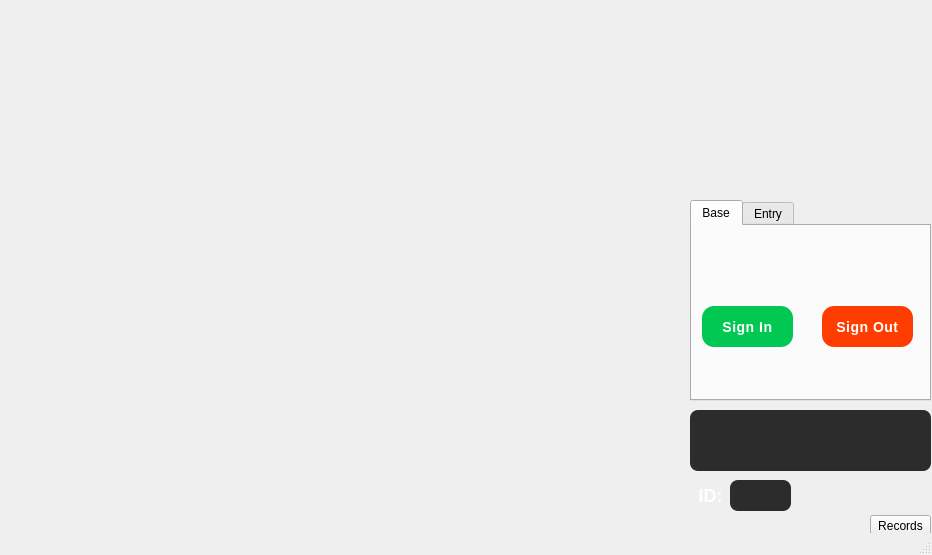
<?xml version="1.0" encoding="UTF-8"?>
<ui version="4.0">
 <class>mainwindow</class>
 <widget class="QMainWindow" name="mainwindow">
  <property name="geometry">
   <rect>
    <x>0</x>
    <y>0</y>
    <width>932</width>
    <height>555</height>
   </rect>
  </property>
  <property name="windowTitle">
   <string>MainWindow</string>
  </property>
  <property name="unifiedTitleAndToolBarOnMac">
   <bool>false</bool>
  </property>
  <widget class="QWidget" name="centralwidget">
   <widget class="QLabel" name="cameralabel">
    <property name="geometry">
     <rect>
      <x>0</x>
      <y>0</y>
      <width>681</width>
      <height>531</height>
     </rect>
    </property>
    <property name="styleSheet">
     <string notr="true">QLabel {
        \\border: 2px solid #4CAF50;
        border-radius: 10px;
        background-color: #1e1e1e;
        padding: 5px;
    }
</string>
    </property>
    <property name="text">
     <string/>
    </property>
    <property name="scaledContents">
     <bool>true</bool>
    </property>
   </widget>
   <widget class="QLabel" name="namelabel">
    <property name="geometry">
     <rect>
      <x>690</x>
      <y>410</y>
      <width>241</width>
      <height>61</height>
     </rect>
    </property>
    <property name="styleSheet">
     <string notr="true">QLabel {
        font-size: 18px;
        font-weight: bold;
        color: white;
        background-color: #2c2c2c;
        padding: 8px;
        border-radius: 8px;
    }</string>
    </property>
    <property name="text">
     <string/>
    </property>
    <property name="alignment">
     <set>Qt::AlignmentFlag::AlignCenter</set>
    </property>
    <property name="wordWrap">
     <bool>true</bool>
    </property>
   </widget>
   <widget class="QLabel" name="logolabel">
    <property name="geometry">
     <rect>
      <x>690</x>
      <y>0</y>
      <width>241</width>
      <height>191</height>
     </rect>
    </property>
    <property name="text">
     <string/>
    </property>
    <property name="pixmap">
     <pixmap>logo.png</pixmap>
    </property>
    <property name="scaledContents">
     <bool>true</bool>
    </property>
   </widget>
   <widget class="QTabWidget" name="tabWidget">
    <property name="geometry">
     <rect>
      <x>690</x>
      <y>200</y>
      <width>241</width>
      <height>201</height>
     </rect>
    </property>
    <property name="currentIndex">
     <number>0</number>
    </property>
    <widget class="QWidget" name="tab">
     <attribute name="title">
      <string>Base</string>
     </attribute>
     <widget class="QLabel" name="datelabel">
      <property name="geometry">
       <rect>
        <x>10</x>
        <y>10</y>
        <width>211</width>
        <height>21</height>
       </rect>
      </property>
      <property name="styleSheet">
       <string notr="true">QLabel {
        font-size: 14px;
        font-weight: bold;
		
        color: white;
}</string>
      </property>
      <property name="text">
       <string/>
      </property>
     </widget>
     <widget class="QLabel" name="timelabel">
      <property name="geometry">
       <rect>
        <x>10</x>
        <y>40</y>
        <width>211</width>
        <height>21</height>
       </rect>
      </property>
      <property name="styleSheet">
       <string notr="true">QLabel {
        font-size: 14px;
        font-weight: bold;
		
        color: white;
}</string>
      </property>
      <property name="text">
       <string/>
      </property>
     </widget>
     <widget class="QPushButton" name="signinbutton">
      <property name="geometry">
       <rect>
        <x>10</x>
        <y>80</y>
        <width>91</width>
        <height>41</height>
       </rect>
      </property>
      <property name="styleSheet">
       <string notr="true">QPushButton {
    background-color: #00c853;
    color: white;
    font-family: &quot;Segoe UI&quot;, &quot;Roboto&quot;, &quot;Poppins&quot;;
    font-size: 14px;
    font-weight: 600;
    border: none;
    border-radius: 12px;
    padding: 12px;
    letter-spacing: 0.5px;
}

QPushButton:hover {
    background-color: #00b248;
}

QPushButton:pressed {
    background-color: #00963f;
}

QPushButton:disabled {
    background-color: #95a5a6;
}</string>
      </property>
      <property name="text">
       <string>Sign In</string>
      </property>
     </widget>
     <widget class="QPushButton" name="signoutbutton">
      <property name="geometry">
       <rect>
        <x>130</x>
        <y>80</y>
        <width>91</width>
        <height>41</height>
       </rect>
      </property>
      <property name="styleSheet">
       <string notr="true">QPushButton {
    background-color: #ff3d00;
    color: white;
    font-family: &quot;Segoe UI&quot;, &quot;Roboto&quot;, &quot;Poppins&quot;;
    font-size: 14px;
    font-weight: 600;
    border: none;
    border-radius: 12px;
    padding: 12px;
    letter-spacing: 0.5px;
}

QPushButton:hover {
    background-color: #e63600;
}

QPushButton:pressed {
    background-color: #c72f00;
}

QPushButton:disabled {
    background-color: #95a5a6;
}</string>
      </property>
      <property name="text">
       <string>Sign Out</string>
      </property>
     </widget>
     <widget class="QLabel" name="statuslabel">
      <property name="geometry">
       <rect>
        <x>20</x>
        <y>140</y>
        <width>201</width>
        <height>20</height>
       </rect>
      </property>
      <property name="text">
       <string/>
      </property>
     </widget>
    </widget>
    <widget class="QWidget" name="tab_2">
     <attribute name="title">
      <string>Entry</string>
     </attribute>
     <widget class="QLineEdit" name="nameinput">
      <property name="geometry">
       <rect>
        <x>20</x>
        <y>30</y>
        <width>191</width>
        <height>31</height>
       </rect>
      </property>
     </widget>
     <widget class="QPushButton" name="capturebutton">
      <property name="geometry">
       <rect>
        <x>70</x>
        <y>70</y>
        <width>81</width>
        <height>31</height>
       </rect>
      </property>
      <property name="text">
       <string>Capture</string>
      </property>
     </widget>
     <widget class="QPushButton" name="retakebutton">
      <property name="geometry">
       <rect>
        <x>160</x>
        <y>110</y>
        <width>51</width>
        <height>21</height>
       </rect>
      </property>
      <property name="text">
       <string>Retake</string>
      </property>
     </widget>
     <widget class="QLabel" name="label">
      <property name="geometry">
       <rect>
        <x>20</x>
        <y>10</y>
        <width>81</width>
        <height>16</height>
       </rect>
      </property>
      <property name="text">
       <string>Enter Name:</string>
      </property>
     </widget>
     <widget class="QPushButton" name="entrybutton">
      <property name="geometry">
       <rect>
        <x>160</x>
        <y>70</y>
        <width>51</width>
        <height>31</height>
       </rect>
      </property>
      <property name="text">
       <string>Entry</string>
      </property>
     </widget>
     <widget class="QLabel" name="statuslabel2">
      <property name="geometry">
       <rect>
        <x>20</x>
        <y>140</y>
        <width>201</width>
        <height>20</height>
       </rect>
      </property>
      <property name="text">
       <string/>
      </property>
     </widget>
    </widget>
   </widget>
   <widget class="QLabel" name="idlabel">
    <property name="geometry">
     <rect>
      <x>730</x>
      <y>480</y>
      <width>61</width>
      <height>31</height>
     </rect>
    </property>
    <property name="styleSheet">
     <string notr="true">QLabel {
        font-size: 18px;
        font-weight: bold;
        color: white;
        background-color: #2c2c2c;
        padding: 8px;
        border-radius: 8px;
    }</string>
    </property>
    <property name="text">
     <string/>
    </property>
    <property name="alignment">
     <set>Qt::AlignmentFlag::AlignCenter</set>
    </property>
    <property name="wordWrap">
     <bool>true</bool>
    </property>
   </widget>
   <widget class="QLabel" name="namelabel_3">
    <property name="geometry">
     <rect>
      <x>690</x>
      <y>480</y>
      <width>41</width>
      <height>31</height>
     </rect>
    </property>
    <property name="styleSheet">
     <string notr="true">QLabel {
        font-size: 18px;
        font-weight: bold;
        color: white;
        
        padding: 8px;
        border-radius: 8px;
    }</string>
    </property>
    <property name="text">
     <string>ID:</string>
    </property>
    <property name="alignment">
     <set>Qt::AlignmentFlag::AlignCenter</set>
    </property>
    <property name="wordWrap">
     <bool>true</bool>
    </property>
   </widget>
   <widget class="QPushButton" name="pushButton">
    <property name="geometry">
     <rect>
      <x>870</x>
      <y>515</y>
      <width>61</width>
      <height>21</height>
     </rect>
    </property>
    <property name="text">
     <string>Records</string>
    </property>
   </widget>
  </widget>
  <widget class="QStatusBar" name="statusbar"/>
 </widget>
 <resources/>
 <connections/>
</ui>
